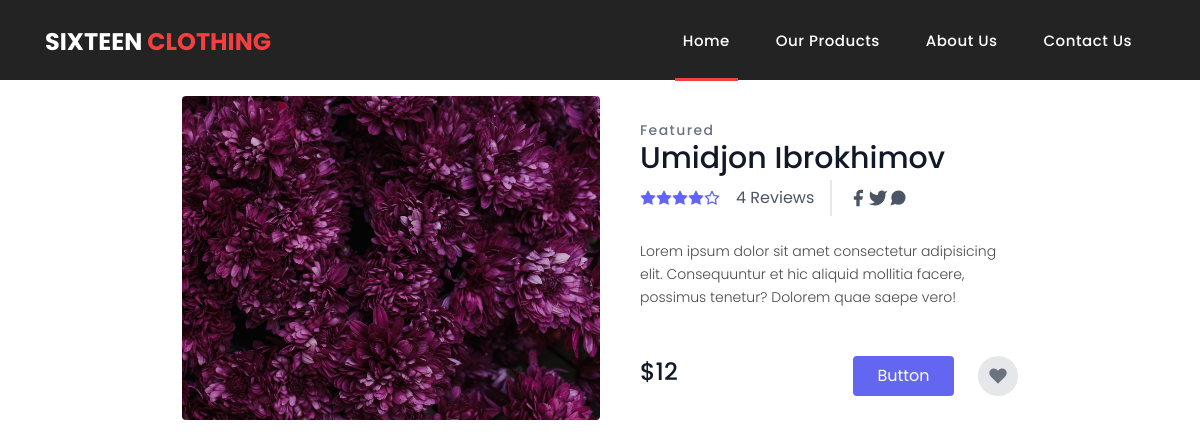
The page /products/2detail/ on the database its author committed.
### ecommerse/models.py (models this page shows, shortened)
class ProductsList(models.Model):
    class Meta():
        verbose_name = 'Product list'
        verbose_name_plural = 'Products lists'
    name = models.CharField(max_length=20)
    description = models.TextField()
    price = models.IntegerField()
    category = models.OneToOneField(ProductsCategory, on_delete=models.CASCADE)
    image = models.ImageField()

class ProductsCategory(models.Model):
    class Meta():
        verbose_name = 'Product category'
        verbose_name_plural = 'Products categories'
    name = models.CharField(max_length=20)
    asd = models.CharField(max_length=12)

### ecommerse/views.py (the view)
# urls.py: path('products/<int:pk>detail/', ProductDetail.as_view(), name='product-detail'),
class ProductDetail(DetailView):
    template_name = 'product-detail.html'
    queryset = ProductsList.objects.all()
    context_object_name = 'product'

### templates/product-detail.html (shortened to what this page needs)
{% extends 'base.html' %}
{% block content %}
{% load static %}
<section class="text-gray-600 body-font overflow-hidden">
    <div class="container px-5 py-24 mx-auto">
        <div class="lg:w-4/5 mx-auto flex flex-wrap">
            <img alt="product image" class="lg:w-1/2 w-full lg:h-auto h-64 object-cover object-center rounded" src="{{product.image.url}}">
            <div class="lg:w-1/2 w-full lg:pl-10 lg:py-6 mt-6 lg:mt-0">
                <h2 class="text-sm title-font text-gray-500 tracking-widest">{{product.category.name}}</h2>
                <h1 class="text-gray-900 text-3xl title-font font-medium mb-1">{{product.name}}</h1>
                <div class="flex mb-4">
                    <span class="flex items-center">
                        <svg fill="currentColor" stroke="currentColor" stroke-linecap="round" stroke-linejoin="round" stroke-width="2" class="w-4 h-4 text-indigo-500" viewBox="0 0 24 24">
                            <path d="M12 2l3.09 6.26L22 9.27l-5 4.87 1.18 6.88L12 17.77l-6.18 3.25L7 14.14 2 9.27l6.91-1.01L12 2z"></path>
                        </svg>
                        <svg fill="currentColor" stroke="currentColor" stroke-linecap="round" stroke-linejoin="round" stroke-width="2" class="w-4 h-4 text-indigo-500" viewBox="0 0 24 24">
                            <path d="M12 2l3.09 6.26L22 9.27l-5 4.87 1.18 6.88L12 17.77l-6.18 3.25L7 14.14 2 9.27l6.91-1.01L12 2z"></path>
                        </svg>
                        <svg fill="currentColor" stroke="currentColor" stroke-linecap="round" stroke-linejoin="round" stroke-width="2" class="w-4 h-4 text-indigo-500" viewBox="0 0 24 24">
                            <path d="M12 2l3.09 6.26L22 9.27l-5 4.87 1.18 6.88L12 17.77l-6.18 3.25L7 14.14 2 9.27l6.91-1.01L12 2z"></path>
                        </svg>
                        <svg fill="currentColor" stroke="currentColor" stroke-linecap="round" stroke-linejoin="round" stroke-width="2" class="w-4 h-4 text-indigo-500" viewBox="0 0 24 24">
                            <path d="M12 2l3.09 6.26L22 9.27l-5 4.87 1.18 6.88L12 17.77l-6.18 3.25L7 14.14 2 9.27l6.91-1.01L12 2z"></path>
                        </svg>
                        <svg fill="none" stroke="currentColor" stroke-linecap="round" stroke-linejoin="round" stroke-width="2" class="w-4 h-4 text-indigo-500" viewBox="0 0 24 24">
                            <path d="M12 2l3.09 6.26L22 9.27l-5 4.87 1.18 6.88L12 17.77l-6.18 3.25L7 14.14 2 9.27l6.91-1.01L12 2z"></path>
                        </svg>
                        <span class="text-gray-600 ml-3">4 Reviews</span>
                    </span>
                    <span class="flex ml-3 pl-3 py-2 border-l-2 border-gray-200 space-x-2s">
                        <a class="text-gray-500">
                            <svg fill="currentColor" stroke-linecap="round" stroke-linejoin="round" stroke-width="2" class="w-5 h-5" viewBox="0 0 24 24">
                                <path d="M18 2h-3a5 5 0 00-5 5v3H7v4h3v8h4v-8h3l1-4h-4V7a1 1 0 011-1h3z"></path>
                            </svg>
                        </a>
                        <a class="text-gray-500">
                            <svg fill="currentColor" stroke-linecap="round" stroke-linejoin="round" stroke-width="2" class="w-5 h-5" viewBox="0 0 24 24">
                                <path d="M23 3a10.9 10.9 0 01-3.14 1.53 4.48 4.48 0 00-7.86 3v1A10.66 10.66 0 013 4s-4 9 5 13a11.64 11.64 0 01-7 2c9 5 20 0 20-11.5a4.5 4.5 0 00-.08-.83A7.72 7.72 0 0023 3z"></path>
                            </svg>
                        </a>
                        <a class="text-gray-500">
                        </a>
                    </span>
                </div>
                <p class="leading-relaxed">{{product.description}}</p>
                <div class="flex mt-5">
                    <span class="title-font font-medium text-2xl text-gray-900">${{product.price}}</span>
                    <button class="flex ml-auto text-white bg-indigo-500 border-0 py-2 px-6 focus:outline-none hover:bg-indigo-600 rounded">Button</button>
                    <button class="rounded-full w-10 h-10 bg-gray-200 p-0 border-0 inline-flex items-center justify-center text-gray-500 ml-4">
                        <svg fill="currentColor" stroke-linecap="round" stroke-linejoin="round" stroke-width="2" class="w-5 h-5" viewBox="0 0 24 24">
                            <path d="M20.84 4.61a5.5 5.5 0 00-7.78 0L12 5.67l-1.06-1.06a5.5 5.5 0 00-7.78 7.78l1.06 1.06L12 21.23l7.78-7.78 1.06-1.06a5.5 5.5 0 000-7.78z"></path>
                        </svg>
                    </button>
                </div>
            </div>
        </div>
    </div>
</section>
{% endblock %}

### static/css/templatemo-sixteen.css (style rules this page uses)
body { font-family: 'Poppins', sans-serif; overflow-x: hidden; text-rendering: optimizeLegibility; -webkit-font-smoothing: antialiased; -moz-osx-font-smoothing: grayscale; }
p { margin-bottom: 0px; font-size: 14px; font-weight: 300; color: #4a4a4a; line-height: 24px; }
a { text-decoration: none!important; }
h1,h2,h3,h4,h5,h6 { margin: 0px; }

### rows shown on the page
ProductsList: image (picture), category.name "Featured", name "Umidjon Ibrokhimov", description "Lorem ipsum dolor sit amet consectetur adipisicing elit. Consequuntur et hic aliquid mollitia facere, possimus tenetur? Dolorem quae saepe vero!", price "12"
